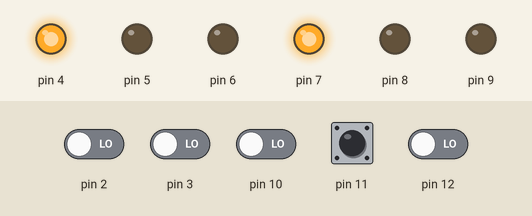
The sketch below on a simulated Arduino Uno, built with avr-gcc and run on an emulated ATmega328P. Shown: output pins drawn as LEDs (lit = HIGH). The inputs (shaded band) are chosen by the test bench; at power-on: pin 11 HIGH, pin 2, pin 3, pin 10, pin 12 LOW.

Above: at 1.2 s.
1.3 s: pin 2 driven HIGH
At 1.8 s:
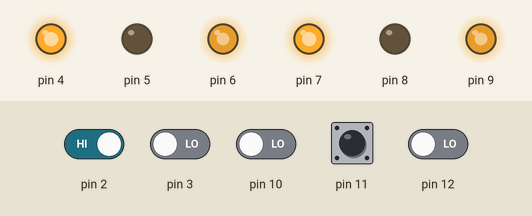
Timing chart, 0 to 4.3 s (numbered marks = the images above; inputs shaded):
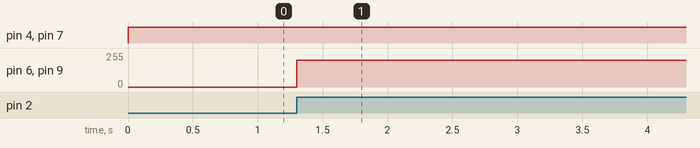

The sketch:

Maze_Solver.ino
```cpp
#include <Arduino.h>
#include "Motor.h"
#include <EEPROM.h>

String directions;

Motor L_motor(7, 8, 9);
Motor R_motor(4, 5, 6);

void turnLeft()
{
    directions.concat('L');
    L_motor.backward();
    R_motor.forward();
    L_motor.setSpeed(200);
    R_motor.setSpeed(200);

    while (!digitalRead(11))
        ;

    L_motor.stop();
    R_motor.stop();
}

void turnRight()
{
    directions.concat('R');
    L_motor.forward();
    R_motor.backward();
    L_motor.setSpeed(200);
    R_motor.setSpeed(200);

    while (!digitalRead(11))
        ;

    L_motor.stop();
    R_motor.stop();
}

void turnBack()
{
    directions.concat('B');
    L_motor.backward();
    R_motor.forward();
    L_motor.setSpeed(200);
    R_motor.setSpeed(200);

    while (!digitalRead(11))
        ;

    L_motor.stop();
    R_motor.stop();
}

void setup()
{
    pinMode(2, INPUT);
    pinMode(3, INPUT);
    pinMode(10, INPUT);
    pinMode(11, INPUT);

    L_motor.setSpeed(255);
    R_motor.setSpeed(255);
}

void loop()
{
    int ir_left = digitalRead(2);
    int ir_right = digitalRead(3);

    int ir_front[] = {digitalRead(10), digitalRead(11), digitalRead(12)};

    if (ir_left == ir_right == ir_front[0] == ir_front[1] == ir_front[2] == 0)
        turnBack();

    else if (ir_left)
        turnLeft();

    else if (ir_front[0] == ir_front[2])
    {
        L_motor.forward();
        R_motor.forward();
        L_motor.setSpeed(256);
        R_motor.setSpeed(256);
    }

    else if (ir_front[0] == ir_front[1])
    {
        L_motor.forward();
        R_motor.forward();
        L_motor.setSpeed(200);
        R_motor.setSpeed(256);
    }

    else if (ir_front[1] == ir_front[2])
    {
        L_motor.forward();
        R_motor.backward();
        L_motor.setSpeed(256);
        R_motor.setSpeed(200);
    }

    else if (ir_right)
        turnRight();
}
```

Motor.h
```cpp
#include <Arduino.h>

#ifdef _Motor_Class_

#else
#define _Motor_Class_
class Motor
{
private:
    int MotorInput_1, MotorInput_2, MotorInput_Speed;
    uint8_t speed;

public:
    Motor(int mi_1, int mi_2, int mi_s)
        : MotorInput_1(mi_1), MotorInput_2(mi_2), MotorInput_Speed(mi_s)
    {
        pinMode(MotorInput_1, OUTPUT);
        pinMode(MotorInput_2, OUTPUT);
        pinMode(MotorInput_Speed, OUTPUT);
    }

    void forward()
    {
        digitalWrite(MotorInput_1, 1);
        digitalWrite(MotorInput_2, 0);
        analogWrite(MotorInput_Speed, speed);
    }

    void backward()
    {
        digitalWrite(MotorInput_1, 1);
        digitalWrite(MotorInput_2, 0);
        analogWrite(MotorInput_Speed, speed);
    }

    void stop()
    {
        digitalWrite(MotorInput_1, 1);
        digitalWrite(MotorInput_2, 0);
        analogWrite(MotorInput_Speed, speed);
    }

    void setSpeed(uint8_t spd)
    {
        speed = spd;
    }

    uint8_t retSpeed()
    {
        return speed;
    }
};

#endif
```

Measured:
- after the input at 1.3 s, pin 6, pin 9: 0/255 → 200/255 at once
